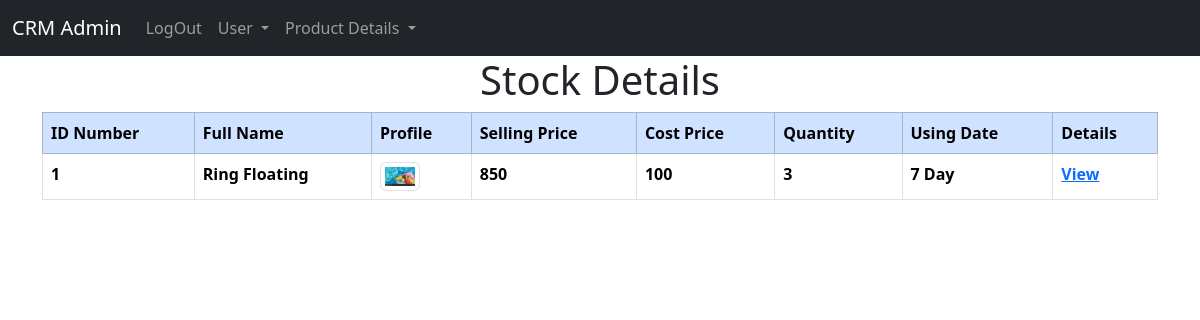
The app's page /main/stock_details/ (signed in) with its own data.
### crm_app/models.py (models this page shows, shortened)
class Stock(models.Model):
    selling_price = models.PositiveIntegerField()
    cost_price = models.PositiveIntegerField()
    quantity = models.PositiveIntegerField()
    name = models.CharField(max_length=100)
    using_date = models.IntegerField()
    images = models.ImageField(upload_to="Stock/%Y/%m/%d", blank=False)

### crm_app/views.py (the view)
# urls.py: path('stock_details/', views.stock_details, name='stock_details'),
def stock_details(request):
    if request.user.is_authenticated:
        stock = Stock.objects.all()
        return render(request, "crm/stock/stock_details.html", {"stock": stock})
    else:
        messages.success(request, "YOu Must Be")
        return redirect("main")

### templates/crm/stock/stock_details.html
{% extends 'crm/base.html' %}
{% block main %}
{% if user.is_authenticated %}
<div class="table-responsive">
     <h1 class="text-center text-capitalize"> stock details</h1>
     <table class="table  table-hover table-bordered">
          <thead class="table-primary">
               <tr>
                    <th scope="col">ID Number</th>
                    <th scope="col">Full Name</th>
                    <th scope="col">Profile</th>
                    <th scope="col">Selling Price</th>
                    <th scope="col">Cost Price</th>
                    <th scope="col">Quantity</th>
                    <th scope="col">Using Date</th>
                    <th scope="col">Details</th>
               </tr>
          </thead>
          <tbody>
               {% if stock %}
               {% for stock in stock %}
               <tr class="text-capitalize">
                    <th scope="row">{{stock.id}}</th>
                    <th>{{stock.name}}</th>
                    <th><img src="{{stock.images.url}}" alt="{{ stock.first_name }}" class="img-thumbnail"
                              style="max-width: 40px;"></th>
                    <th>{{stock.selling_price}}</th>
                    <th>{{stock.cost_price}}</th>
                    <th>{{stock.quantity}}</th>
                    <th>{{stock.using_date}} day</th>
                    <th>
                         <a href="{% url 'stock' stock.pk %}">View</a>
                    </th>
               </tr>
               {% endfor %}
               {% endif %}
          </tbody>
     </table>
</div>
{% endif %}
{% endblock main %}

### records on screen
Stock: id "1", name "Ring Floating", images (picture), selling_price "850", cost_price "100", quantity "3", using_date "7"
